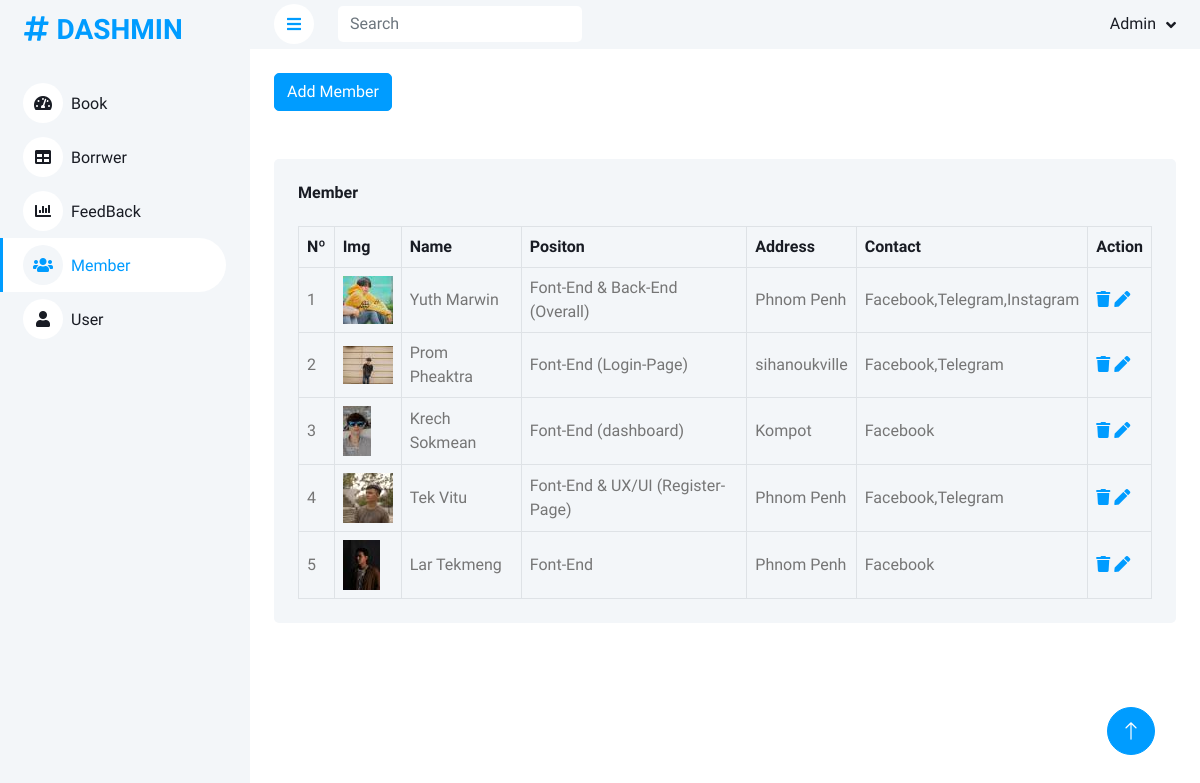
Page /Admin/Dashboard/index.php?p=member.php (signed in) on the committed database.
### tables this page shows
CREATE TABLE IF NOT EXISTS `tbl_member` (
  `id` int NOT NULL AUTO_INCREMENT,
  `name` varchar(255) NOT NULL,
  `position` varchar(255) NOT NULL,
  `address` varchar(255) NOT NULL,
  `Contact` varchar(255) NOT NULL,
  `img` varchar(100) NOT NULL,
  `ordernum` int NOT NULL,
  PRIMARY KEY (`id`)
);

### Admin/Dashboard/member.php (the view, shortened to what this page needs)
<?php
$sql = "SELECT * FROM tbl_member ORDER BY ordernum ASC";
$result = mysqli_query($connect,$sql);
?>
<div class="container-fluid pt-4 px-4">
    <button type="button" class="btn btn-primary" data-toggle="modal" data-target="#modaladd">
        Add Member
    </button>
    <div class="bg-light text-center rounded p-4 mt-5">
        <div class="d-flex align-items-center justify-content-between mb-4">
            <h6 class="mb-0">Member</h6>
        </div>
        <div class="table-responsive">
            <table class="table text-start align-middle table-bordered table-hover mb-0">
                <thead>
                    <tr class="text-dark">
                        <th scope="col">Nº</th>
                        <th scope="col">Img</th>
                        <th>Name</th>
                        <th>Positon</th>
                        <th>Address</th>
                        <th>Contact</th>
                        <th>Action</th>
                    </tr>
                </thead>
                <tbody>
                    <?php
                        $i=1;
                        while($row = mysqli_fetch_array($result))
                        {
                    ?>
                    <tr>
                        <td id="id<?=$row['id']?>" data-value="<?=$row['id']?>"><?=$i?></td>
                        <td id="img<?=$row['id']?>" data-value="<?=$row['img']?>"><img src="../../Client/images/Member/thumbnail/<?=$row['img']?>" alt="" ></td>
                        <td id="name<?=$row['id']?>" data-value="<?=$row['name']?>"><?=$row['name']?></td>
                        <td id="position<?=$row['id']?>" data-value="<?=$row['position']?>"><?=$row['position']?></td>
                        <td id="address<?=$row['id']?>" data-value="<?=$row['address']?>"><?=$row['address']?></td>
                        <td id="contact<?=$row['id']?>" data-value="<?=$row['Contact']?>"><?=$row['Contact']?></td>
                        <td>
                            <a href="index.php?p=member.php&id=<?=$row['id']?>&action=4">
                                <span class="fa fa-trash"></span>
                            </a>
                            <a href="#">
                                <span class="fa fa-pen" data-toggle="modal" data-target="#modaledit" onclick="load(<?=$row['id']?>)"></span>
                            </a>
                        </td>
                    </tr>
                    <?php
                        $i++;
                        }
                    ?>
                </tbody>
            </table>
        </div>
    </div>
</div>

### Admin/Dashboard/include/navbar.php (shortened to what this page needs)
<nav class="navbar navbar-expand bg-light navbar-light sticky-top px-4 py-0">
                <a href="#" class="sidebar-toggler flex-shrink-0">
                    <i class="fa fa-bars"></i>
                </a>
                <form class="d-none d-md-flex ms-4">
                    <input class="form-control border-0" type="search" placeholder="Search">
                </form>
                <div class="navbar-nav align-items-center ms-auto">
                    <div class="nav-item dropdown">
                        <a href="#" class="nav-link dropdown-toggle" data-bs-toggle="dropdown">
                            <span class="d-none d-lg-inline-flex"><?=$row['username']?></span>
                        </a>
                    </div>
                </div>
            </nav>

### Admin/Dashboard/css/style.css (style rules this page uses)
:root { --primary: #009CFF; --light: #F3F6F9; --dark: #191C24; }
.btn { transition: .5s; }
.btn.btn-primary { color: #FFFFFF; }
.content .navbar .navbar-nav .nav-link { margin-left: 25px; padding: 12px 0; color: var(--dark); outline: none; }
.content .navbar .sidebar-toggler, .content .navbar .navbar-nav .nav-link i { width: 40px; height: 40px; display: inline-flex; align-items: center; justify-content: center; background: #FFFFFF; border-radius: 40px; }
.content .navbar .dropdown-toggle::after { margin-left: 6px; vertical-align: middle; border: none; content: "\f107"; font-family: "Font Awesome 5 Free"; font-weight: 900; transition: .5s; }

### rows in the picture
tbl_member: $row['id'] 11 (drawn), img (picture), name "Yuth Marwin", position "Font-End & Back-End (Overall)", address "Phnom Penh", Contact "Facebook,Telegram,Instagram"
tbl_member: $row['id'] 13 (drawn), img (picture), name "Prom Pheaktra", position "Font-End (Login-Page)", address "sihanoukville", Contact "Facebook,Telegram"
tbl_member: $row['id'] 14 (drawn), img (picture), name "Krech Sokmean", position "Font-End (dashboard)", address "Kompot", Contact "Facebook"
tbl_member: $row['id'] 19 (drawn), img (picture), name "Tek Vitu", position "Font-End & UX/UI (Register-Page)", address "Phnom Penh", Contact "Facebook,Telegram"
tbl_member: $row['id'] 23 (drawn), img (picture), name "Lar Tekmeng", position "Font-End", address "Phnom Penh", Contact "Facebook"

### other values in the picture
$row['username'] "Admin"
